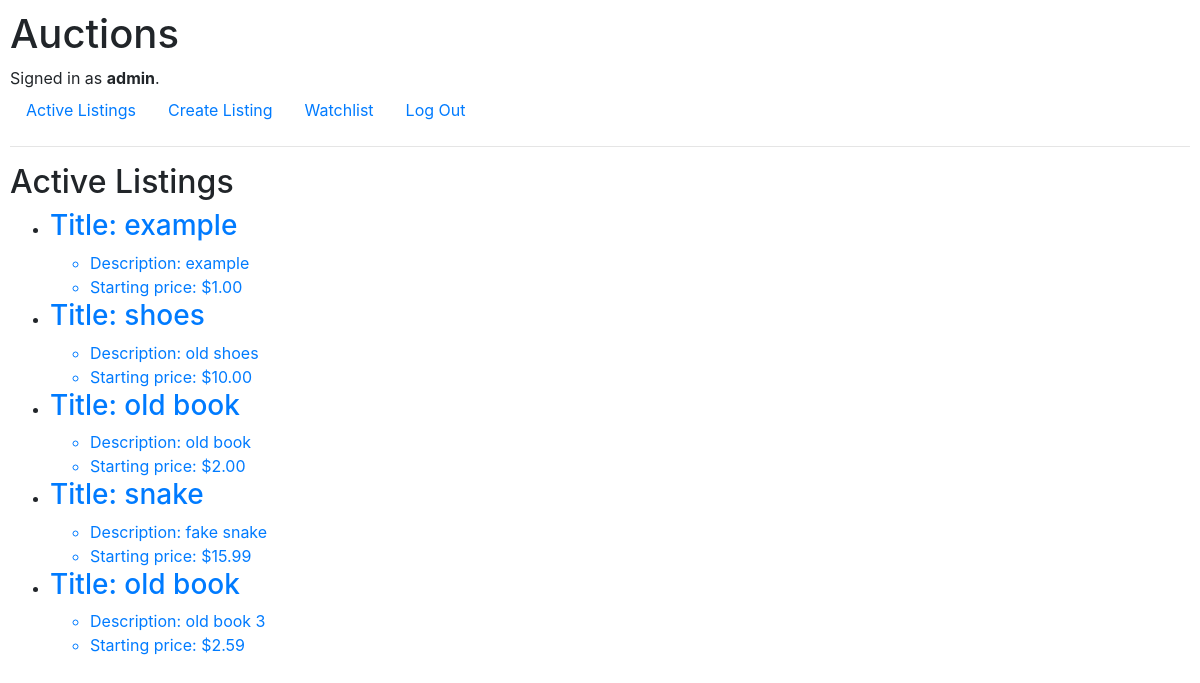
Screenshot of / (signed in) with the database file from the repository.
### auctions/models.py (models this page shows, shortened)
class User(AbstractUser):
    pass

class Listing(models.Model):
    title = models.CharField(max_length=100)
    description = models.CharField(max_length=1000)
    price = models.DecimalField(max_digits=10, decimal_places=2)
    category = models.CharField(max_length=64)
    username = models.ForeignKey(User, on_delete=models.CASCADE, related_name="owner")
    img = models.ImageField(upload_to="auctions/uploads/images", blank=True, null=True, default=None)

### auctions/views.py (the view)
# urls.py: path("", views.index, name="index"),
def index(request):
    return render(request, "auctions/index.html", {
        "listings": Listing.objects.all()
    })

### auctions/templates/auctions/index.html
{% extends "auctions/layout.html" %}
{% block body %}
    <h2>Active Listings</h2>
    {% if listings %}
        <ul>
            {% for item in listings %}
            <div>
                <li>
                    <a href="{% url 'listing_page' item.pk %}">
                        <h3>Title: {{ item.title }}</h3>
                        <ul>
                            <li>Description: {{ item.description }}</li>
                            <li>Starting price: ${{ item.price }}</li>
                        </ul>
                    </a>
                </li>
            </div>
            {% endfor %}
        </ul>
    {% endif %}
{% endblock %}

### auctions/templates/auctions/layout.html (shortened to what this page needs)
{% load static %}
<!DOCTYPE html>
<html lang="en">
    <head>
        <link rel="stylesheet" href="https://stackpath.bootstrapcdn.com/bootstrap/4.4.1/css/bootstrap.min.css">
        <link href="{% static 'auctions/styles.css' %}" rel="stylesheet">
    </head>
    <body>
        <h1>Auctions</h1>
        <div>
            {% if user.is_authenticated %}
                Signed in as <strong>{{ user.username }}</strong>.
            {% else %}
                Not signed in.
            {% endif %}
        </div>
        <ul class="nav">
            <li class="nav-item">
                <a class="nav-link" href="{% url 'index' %}">Active Listings</a>
            </li>
            {% if user.is_authenticated %}
                <li class="nav-item">
                    <a class="nav-link" href="{% url 'create_listing' %}">Create Listing</a>
                </li>
                <li class="nav-item">
                    <a class="nav-link" href="{% url 'watchlist' %}">Watchlist</a>
                </li>
                <li class="nav-item">
                    <a class="nav-link" href="{% url 'logout' %}">Log Out</a>
                </li>
            {% endif %}
        </ul>
        <hr>
        {% block body %}
        {% endblock %}
    </body>
</html>

### auctions/static/auctions/styles.css (style rules this page uses)
body { padding: 10px; }

### rows the page displays
User: username "admin"
Listing: title "example", description "example", price "1.00"
Listing: title "shoes", description "old shoes", price "10.00"
Listing: title "old book", description "old book", price "2.00"
Listing: title "snake", description "fake snake", price "15.99"
Listing: title "old book", description "old book 3", price "2.59"
